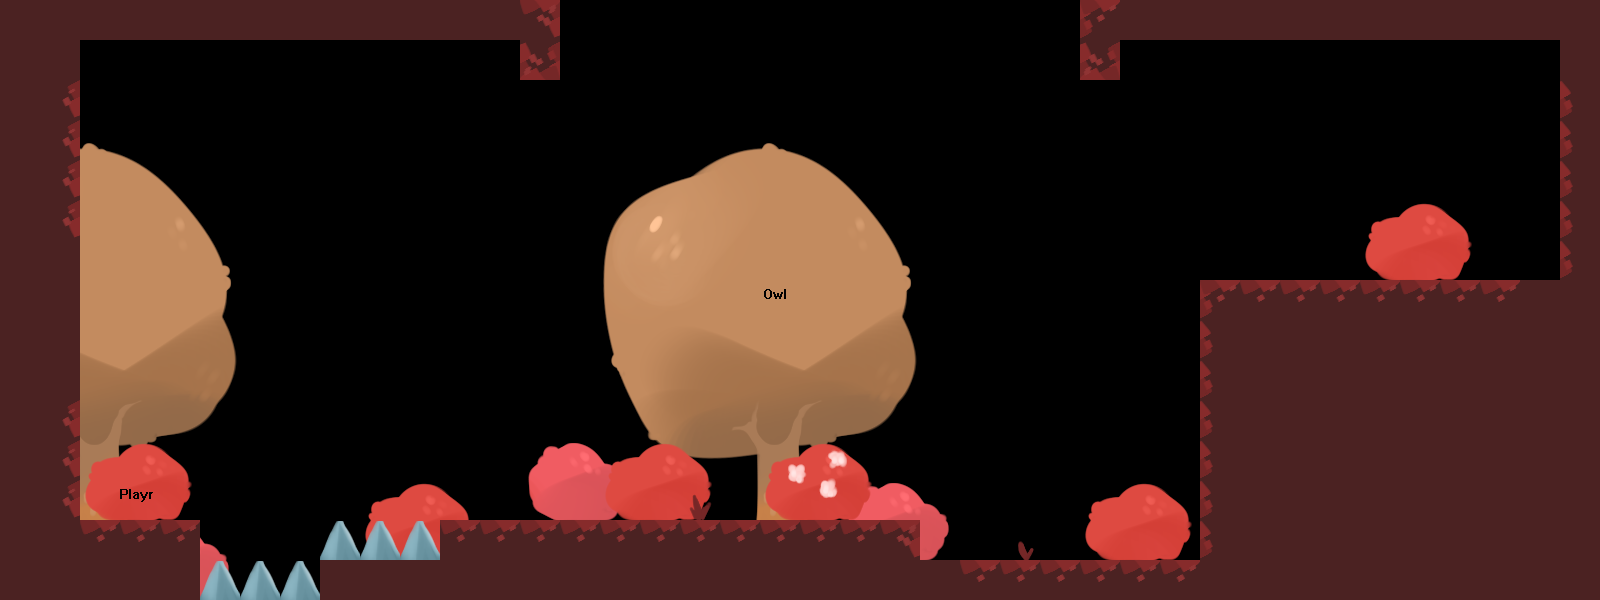

This is a level from a 2D game, rendered from its Tiled map with the project's own tilesets. A one-line summary and the map file follow, with tile-layer data summarised:
An orthogonal 40x15 tile map with 40x40 px tiles, 5 tile layers (Bg1, Bg2, Bg3, Solid Tiles, ...).

<map version="1.0" orientation="orthogonal" renderorder="right-down" width="40" height="15" tilewidth="40" tileheight="40" nextobjectid="1">
 <tileset firstgid="1" name="Tileset" tilewidth="40" tileheight="40" tilecount="540">
  <image source="../images/tileset.png" width="1800" height="480" />
 </tileset>
 <layer name="Bg1" width="40" height="15">
  <data>[600 cells, 164 non-empty, 95 distinct tile ids]</data>
 </layer>
 <layer name="Bg2" width="40" height="15">
  <data>[600 cells, 30 non-empty, 12 distinct tile ids]</data>
 </layer>
 <layer name="Bg3" width="40" height="15">
  <data>[600 cells, 2 non-empty, 2 distinct tile ids]</data>
 </layer>
 <layer name="Solid Tiles" width="40" height="15">
  <data>[600 cells, 183 non-empty, 7 distinct tile ids]</data>
 </layer>
 <layer name="PCs" width="40" height="15">
  <data>[600 cells, 9 non-empty, 4 distinct tile ids]</data>
 </layer>
</map>
